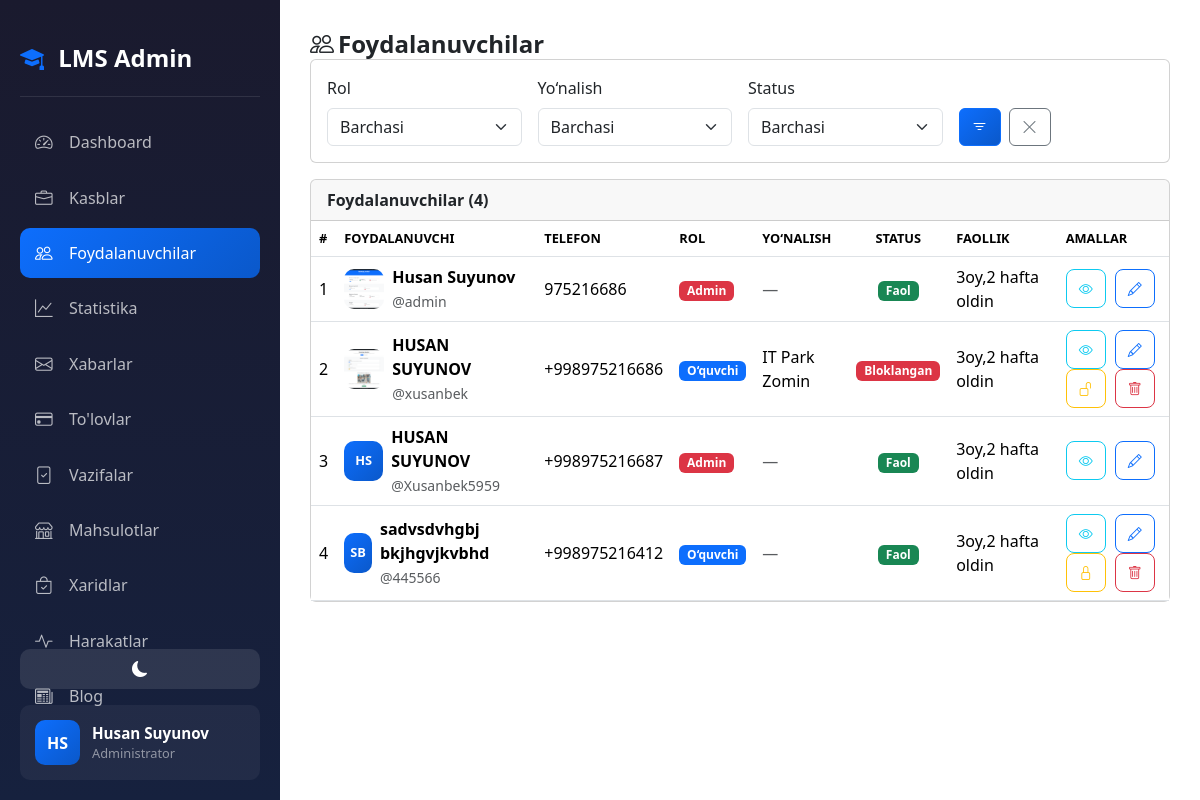
The app's page /dashboard/users/ (signed in), older data.
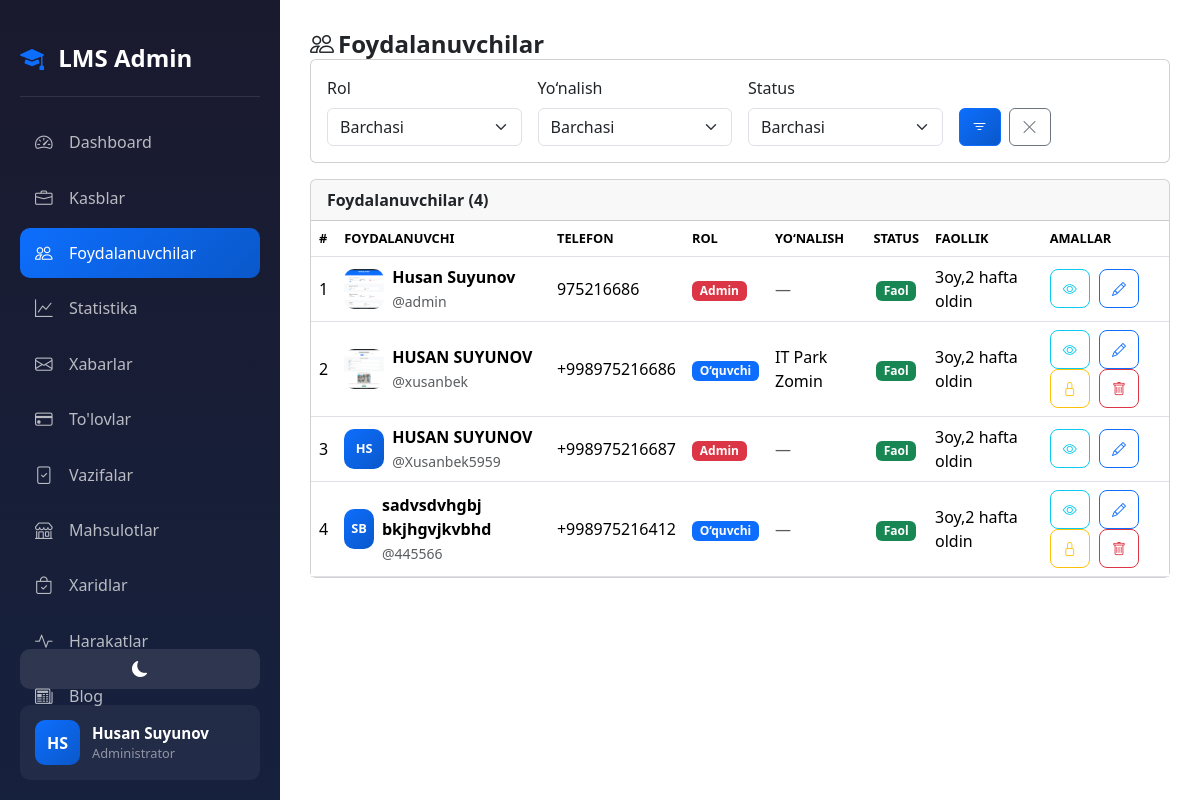
The same page, newer data.
### accounts/models.py (models this page shows, shortened)
class CustomUser(AbstractUser):
    ROLE_CHOICES = (
        ('admin', 'Admin'),
        ('teacher', 'O\'qituvchi'),
        ('student', 'O\'quvchi'),
    )
    first_name = models.CharField(max_length=100, verbose_name="Ism")
    last_name = models.CharField(max_length=100, verbose_name="Familiya")
    phone = models.CharField(max_length=20, unique=True, verbose_name="Telefon raqam")
    role = models.CharField(max_length=20, choices=ROLE_CHOICES, default='student', verbose_name="Rol")
    photo = models.ImageField(upload_to='profiles/', blank=True, null=True, verbose_name="Profil rasmi")
    profession = models.ForeignKey(Profession, on_delete=models.SET_NULL, null=True, blank=True, related_name='students', verbose_name="Yo'nalish")
    is_blocked = models.BooleanField(default=False, verbose_name="Bloklangan")
    last_activity = models.DateTimeField(null=True, blank=True, verbose_name="Oxirgi faollik")
    bio = models.TextField(blank=True, null=True, verbose_name="O'zi haqida")
    coins = models.IntegerField(default=0, verbose_name="Coinlar")
    total_online_time = models.IntegerField(default=0, verbose_name="Jami online vaqt (daqiqa)")
    address = models.CharField(max_length=300, blank=True, null=True, verbose_name="Yashash manzili")
    birth_date = models.DateField(null=True, blank=True, verbose_name="Tug'ilgan kuni")
    id_card = models.FileField(upload_to='documents/id_cards/', blank=True, null=True, verbose_name="ID karta/Pasport")
    birth_certificate = models.FileField(upload_to='documents/birth_certificates/', blank=True, null=True, verbose_name="Tug'ilganlik haqida guvohnoma")
    @property
    def is_admin(self):
        return self.role == 'admin'
    @property
    def is_online(self):
        if self.last_activity:
            now = timezone.now()
            diff = now - self.last_activity
            return diff.total_seconds() < 300
        return False
    @property
    def full_name(self):
        return f"{self.first_name} {self.last_name}"
    def get_initials(self):
        first = self.first_name[0] if self.first_name else ''
        last = self.last_name[0] if self.last_name else ''
        return f"{first}{last}".upper()
    class Meta:
        verbose_name = "Foydalanuvchi"
        verbose_name_plural = "Foydalanuvchilar"

class Profession(models.Model):
    name = models.CharField(max_length=200, verbose_name="Kasb nomi")
    photo = models.ImageField(upload_to='professions/', verbose_name="Rasm")
    description = models.TextField(verbose_name="Kasb haqida")
    created_at = models.DateTimeField(auto_now_add=True)
    class Meta:
        verbose_name = "Kasb"
        verbose_name_plural = "Kasblar"
        ordering = ['-created_at']

### accounts/views.py (the view)
# urls.py: path('dashboard/users/', views.admin_users, name='admin_users'),
@login_required
def admin_users(request):
    if not request.user.is_admin:
        return redirect('home')
    role_filter = request.GET.get('role', '')
    profession_filter = request.GET.get('profession', '')
    status_filter = request.GET.get('status', '')
    users = CustomUser.objects.all()
    if role_filter:
        users = users.filter(role=role_filter)
    if profession_filter:
        users = users.filter(profession_id=profession_filter)
    if status_filter == 'blocked':
        users = users.filter(is_blocked=True)
    elif status_filter == 'active':
        users = users.filter(is_blocked=False)
    professions = Profession.objects.all()
    return render(request, 'accounts/admin/users.html', {
        'users': users,
        'professions': professions,
        'role_filter': role_filter,
        'profession_filter': profession_filter,
        'status_filter': status_filter,
    })

### accounts/management/commands/check_birthdays.py (called while the page is built, shortened)
    def handle(self, *args, **kwargs):
        today = timezone.now().date()
        users = CustomUser.objects.filter(birth_date__day=today.day, birth_date__month=today.month)
        if not users.exists():
            self.stdout.write(self.style.SUCCESS('No birthdays today.'))
            return

### accounts/templates/accounts/admin/users.html (shortened to what the changed rows need)
{% extends 'accounts/admin/base_admin.html' %}
{% block admin_content %}
<div class="admin-ios">
<h1 class="page-title">
    <i class="bi bi-people me-1"></i>Foydalanuvchilar
</h1>
<div class="card">
    <div class="card-body p-0">
    {% if users %}
    <div class="table-responsive">
        <table class="table mb-0">
            <thead>
                <tr>
                    <th>#</th>
                    <th>Foydalanuvchi</th>
                    <th>Telefon</th>
                    <th>Rol</th>
                    <th>Yo‘nalish</th>
                    <th class="text-center">Status</th>
                    <th>Faollik</th>
                    <th>Amallar</th>
                </tr>
            </thead>
            <tbody>
            {% for u in users %}
            <tr>
                <td data-label="#"> {{ forloop.counter }} </td>
                <td data-label="Foydalanuvchi">
                    <div class="d-flex align-items-center gap-2">
                        {% if u.photo %}
                        <img src="{{ u.photo.url }}" class="user-avatar-sm">
                        {% else %}
                        <div class="user-avatar-placeholder">{{ u.get_initials }}</div>
                        {% endif %}
                        <div>
                            <strong>{{ u.full_name }}</strong>
                            <br><small class="text-muted">@{{ u.username }}</small>
                        </div>
                    </div>
                </td>
                <td data-label="Telefon">{{ u.phone }}</td>
                <td data-label="Rol">
                    <span class="badge
                        {% if u.role == 'admin' %}bg-danger
                        {% elif u.role == 'teacher' %}bg-success
                        {% else %}bg-primary{% endif %}">
                        {% if u.role == 'admin' %}Admin{% elif u.role == 'teacher' %}O‘qituvchi{% else %}O‘quvchi{% endif %}
                    </span>
                </td>
                <td data-label="Yo‘nalish">
                    {% if u.profession %}{{ u.profession.name }}{% else %}<span class="text-muted">—</span>{% endif %}
                </td>
                <td data-label="Status" class="text-center">
                    {% if u.is_blocked %}
                    <span class="badge bg-danger">Bloklangan</span>
                    {% else %}
                    <span class="badge bg-success">Faol</span>
                    {% endif %}
                </td>
                <td data-label="Faollik">
                    {% if u.last_activity %}
                        {{ u.last_activity|timesince }} oldin
                    {% else %}
                        <span class="text-muted">—</span>
                    {% endif %}
                </td>
                <td data-label="Amallar" class="action-btns">
                    <a href="{% url 'admin_user_view' u.pk %}" class="btn btn-sm btn-outline-info">
                        <i class="bi bi-eye"></i>
                    </a>
                    <a href="{% url 'admin_user_edit' u.pk %}" class="btn btn-sm btn-outline-primary">
                        <i class="bi bi-pencil"></i>
                    </a>
                    {% if not u.is_admin %}
                    <a href="{% url 'admin_user_block' u.pk %}" class="btn btn-sm btn-outline-warning">
                        <i class="bi bi-{% if u.is_blocked %}unlock{% else %}lock{% endif %}"></i>
                    </a>
                    <a href="{% url 'admin_user_delete' u.pk %}" class="btn btn-sm btn-outline-danger">
                        <i class="bi bi-trash"></i>
                    </a>
                    {% endif %}
                </td>
            </tr>
            {% endfor %}
            </tbody>
        </table>
    </div>
    {% else %}
    <div class="text-center py-5 text-muted">
        <i class="bi bi-people" style="font-size:2.5rem;"></i>
        <p class="mt-2 mb-0">Foydalanuvchilar topilmadi</p>
    </div>
    {% endif %}
    </div>
</div>
</div>
{% endblock %}

Row changes from the older to the newer data that the page shows:
changed CustomUser "xusanbek": is_blocked "Bloklangan" → "Faol"
